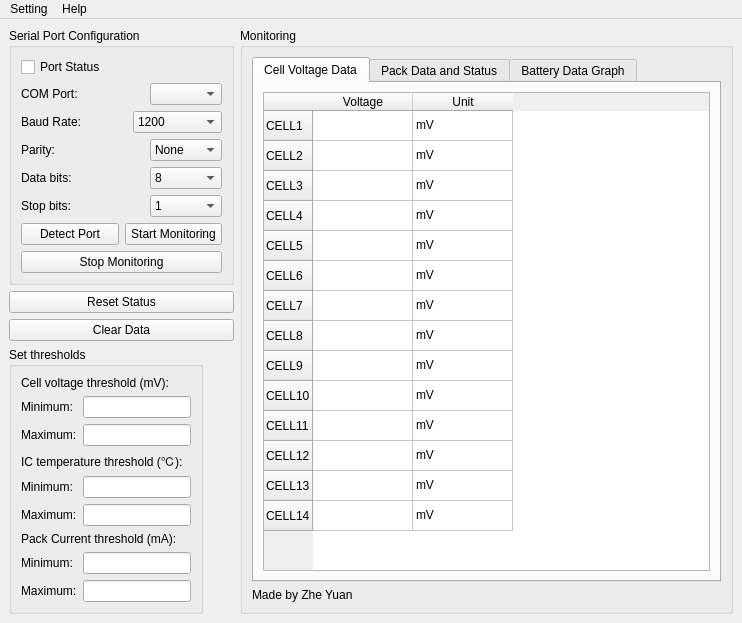
<?xml version="1.0" encoding="UTF-8"?>
<ui version="4.0">
 <class>MainWindow</class>
 <widget class="QMainWindow" name="MainWindow">
  <property name="geometry">
   <rect>
    <x>0</x>
    <y>0</y>
    <width>742</width>
    <height>592</height>
   </rect>
  </property>
  <property name="font">
   <font>
    <family>Arial</family>
   </font>
  </property>
  <property name="windowTitle">
   <string>Third Year Project GUI</string>
  </property>
  <property name="locale">
   <locale language="English" country="UnitedKingdom"/>
  </property>
  <widget class="QWidget" name="centralwidget">
   <layout class="QHBoxLayout" name="centralWidgetLayout">
    <item>
     <layout class="QVBoxLayout" name="leftLayout">
      <item>
       <widget class="QGroupBox" name="portConfigBox">
        <property name="sizePolicy">
         <sizepolicy hsizetype="Fixed" vsizetype="Fixed">
          <horstretch>0</horstretch>
          <verstretch>0</verstretch>
         </sizepolicy>
        </property>
        <property name="font">
         <font>
          <family>Arial</family>
          <bold>false</bold>
         </font>
        </property>
        <property name="title">
         <string>Serial Port Configuration</string>
        </property>
        <layout class="QVBoxLayout" name="portConfigBoxLayout">
         <item>
          <widget class="QCheckBox" name="portStatusDisplay">
           <property name="focusPolicy">
            <enum>Qt::NoFocus</enum>
           </property>
           <property name="text">
            <string>Port Status</string>
           </property>
          </widget>
         </item>
         <item>
          <layout class="QGridLayout" name="serialPortConfigLayout">
           <item row="1" column="0" colspan="2">
            <widget class="QLabel" name="baudRateLabel">
             <property name="text">
              <string>Baud Rate:</string>
             </property>
            </widget>
           </item>
           <item row="0" column="5">
            <widget class="QComboBox" name="portComboBox"/>
           </item>
           <item row="2" column="2" colspan="3">
            <spacer name="horizontalSpacer_3">
             <property name="orientation">
              <enum>Qt::Horizontal</enum>
             </property>
             <property name="sizeHint" stdset="0">
              <size>
               <width>40</width>
               <height>20</height>
              </size>
             </property>
            </spacer>
           </item>
           <item row="3" column="5">
            <widget class="QComboBox" name="dataBitsComboBox">
             <item>
              <property name="text">
               <string>8</string>
              </property>
             </item>
             <item>
              <property name="text">
               <string>7</string>
              </property>
             </item>
             <item>
              <property name="text">
               <string>6</string>
              </property>
             </item>
             <item>
              <property name="text">
               <string>5</string>
              </property>
             </item>
            </widget>
           </item>
           <item row="0" column="2" colspan="3">
            <spacer name="horizontalSpacer_5">
             <property name="orientation">
              <enum>Qt::Horizontal</enum>
             </property>
             <property name="sizeHint" stdset="0">
              <size>
               <width>40</width>
               <height>20</height>
              </size>
             </property>
            </spacer>
           </item>
           <item row="4" column="2" colspan="3">
            <spacer name="horizontalSpacer">
             <property name="orientation">
              <enum>Qt::Horizontal</enum>
             </property>
             <property name="sizeHint" stdset="0">
              <size>
               <width>40</width>
               <height>20</height>
              </size>
             </property>
            </spacer>
           </item>
           <item row="2" column="0" colspan="2">
            <widget class="QLabel" name="parityLabel">
             <property name="text">
              <string>Parity:</string>
             </property>
            </widget>
           </item>
           <item row="4" column="0" colspan="2">
            <widget class="QLabel" name="stopBitsLabel">
             <property name="text">
              <string>Stop bits:</string>
             </property>
            </widget>
           </item>
           <item row="4" column="5">
            <widget class="QComboBox" name="stopBitsComboBox">
             <item>
              <property name="text">
               <string>1</string>
              </property>
             </item>
             <item>
              <property name="text">
               <string>1.5</string>
              </property>
             </item>
             <item>
              <property name="text">
               <string>2</string>
              </property>
             </item>
            </widget>
           </item>
           <item row="0" column="0" colspan="2">
            <widget class="QLabel" name="portLabel">
             <property name="text">
              <string>COM Port:</string>
             </property>
            </widget>
           </item>
           <item row="3" column="0" colspan="2">
            <widget class="QLabel" name="dataBitsLabel">
             <property name="text">
              <string>Data bits:</string>
             </property>
            </widget>
           </item>
           <item row="2" column="5">
            <widget class="QComboBox" name="parityComboBox">
             <item>
              <property name="text">
               <string>None</string>
              </property>
             </item>
             <item>
              <property name="text">
               <string>Odd</string>
              </property>
             </item>
             <item>
              <property name="text">
               <string>Even</string>
              </property>
             </item>
            </widget>
           </item>
           <item row="3" column="2" colspan="3">
            <spacer name="horizontalSpacer_2">
             <property name="orientation">
              <enum>Qt::Horizontal</enum>
             </property>
             <property name="sizeHint" stdset="0">
              <size>
               <width>40</width>
               <height>20</height>
              </size>
             </property>
            </spacer>
           </item>
           <item row="1" column="2" colspan="2">
            <spacer name="horizontalSpacer_4">
             <property name="orientation">
              <enum>Qt::Horizontal</enum>
             </property>
             <property name="sizeHint" stdset="0">
              <size>
               <width>40</width>
               <height>20</height>
              </size>
             </property>
            </spacer>
           </item>
           <item row="1" column="4" colspan="2">
            <widget class="QComboBox" name="baudRateComboBox">
             <item>
              <property name="text">
               <string>1200</string>
              </property>
             </item>
             <item>
              <property name="text">
               <string>1800</string>
              </property>
             </item>
             <item>
              <property name="text">
               <string>2400</string>
              </property>
             </item>
             <item>
              <property name="text">
               <string>4800</string>
              </property>
             </item>
             <item>
              <property name="text">
               <string>9600</string>
              </property>
             </item>
             <item>
              <property name="text">
               <string>19200</string>
              </property>
             </item>
             <item>
              <property name="text">
               <string>38400</string>
              </property>
             </item>
             <item>
              <property name="text">
               <string>57600</string>
              </property>
             </item>
             <item>
              <property name="text">
               <string>115200</string>
              </property>
             </item>
             <item>
              <property name="text">
               <string>230400</string>
              </property>
             </item>
             <item>
              <property name="text">
               <string>460800</string>
              </property>
             </item>
             <item>
              <property name="text">
               <string>500000</string>
              </property>
             </item>
             <item>
              <property name="text">
               <string>576000</string>
              </property>
             </item>
             <item>
              <property name="text">
               <string>921600</string>
              </property>
             </item>
            </widget>
           </item>
          </layout>
         </item>
         <item>
          <layout class="QGridLayout" name="serialPortButtonLayout">
           <item row="0" column="0">
            <widget class="QPushButton" name="detectPortButton">
             <property name="text">
              <string>Detect Port</string>
             </property>
            </widget>
           </item>
           <item row="0" column="1">
            <widget class="QPushButton" name="startButton">
             <property name="text">
              <string>Start Monitoring</string>
             </property>
            </widget>
           </item>
           <item row="1" column="0" colspan="2">
            <widget class="QPushButton" name="stopButton">
             <property name="text">
              <string>Stop Monitoring</string>
             </property>
            </widget>
           </item>
          </layout>
         </item>
        </layout>
       </widget>
      </item>
      <item>
       <widget class="QPushButton" name="resetStatusButton">
        <property name="sizePolicy">
         <sizepolicy hsizetype="Minimum" vsizetype="Fixed">
          <horstretch>0</horstretch>
          <verstretch>0</verstretch>
         </sizepolicy>
        </property>
        <property name="text">
         <string>Reset Status</string>
        </property>
       </widget>
      </item>
      <item>
       <widget class="QPushButton" name="clearDataButton">
        <property name="sizePolicy">
         <sizepolicy hsizetype="Minimum" vsizetype="Fixed">
          <horstretch>0</horstretch>
          <verstretch>0</verstretch>
         </sizepolicy>
        </property>
        <property name="text">
         <string>Clear Data</string>
        </property>
       </widget>
      </item>
      <item>
       <widget class="QGroupBox" name="thresholdGroupBox">
        <property name="sizePolicy">
         <sizepolicy hsizetype="Fixed" vsizetype="Fixed">
          <horstretch>0</horstretch>
          <verstretch>0</verstretch>
         </sizepolicy>
        </property>
        <property name="title">
         <string>Set thresholds</string>
        </property>
        <layout class="QVBoxLayout" name="thresholdGroupBoxLayout">
         <item>
          <widget class="QLabel" name="voltageThresholdLabel">
           <property name="text">
            <string>Cell voltage threshold (mV):</string>
           </property>
          </widget>
         </item>
         <item>
          <layout class="QGridLayout" name="voltageThresholdLayout">
           <item row="1" column="0">
            <widget class="QLabel" name="voltageMaxLabel">
             <property name="text">
              <string>Maximum:</string>
             </property>
            </widget>
           </item>
           <item row="0" column="0">
            <widget class="QLabel" name="voltageMiniLabel">
             <property name="text">
              <string>Minimum:</string>
             </property>
            </widget>
           </item>
           <item row="0" column="1">
            <widget class="QLineEdit" name="voltageMiniLineEdit">
             <property name="acceptDrops">
              <bool>false</bool>
             </property>
            </widget>
           </item>
           <item row="1" column="1">
            <widget class="QLineEdit" name="voltageMaxLineEdit">
             <property name="acceptDrops">
              <bool>false</bool>
             </property>
            </widget>
           </item>
          </layout>
         </item>
         <item>
          <widget class="QLabel" name="tempThresholdLabel">
           <property name="text">
            <string>IC temperature threshold (℃):</string>
           </property>
          </widget>
         </item>
         <item>
          <layout class="QGridLayout" name="tempThresholdLayout">
           <item row="1" column="0">
            <widget class="QLabel" name="tempMaxLabel">
             <property name="text">
              <string>Maximum:</string>
             </property>
            </widget>
           </item>
           <item row="0" column="0">
            <widget class="QLabel" name="tempMiniLabel">
             <property name="text">
              <string>Minimum:</string>
             </property>
            </widget>
           </item>
           <item row="0" column="1">
            <widget class="QLineEdit" name="tempMiniLineEdit">
             <property name="acceptDrops">
              <bool>false</bool>
             </property>
            </widget>
           </item>
           <item row="1" column="1">
            <widget class="QLineEdit" name="tempMaxLineEdit">
             <property name="acceptDrops">
              <bool>false</bool>
             </property>
            </widget>
           </item>
          </layout>
         </item>
         <item>
          <widget class="QLabel" name="currentThresholdLabel">
           <property name="text">
            <string>Pack Current threshold (mA):</string>
           </property>
          </widget>
         </item>
         <item>
          <layout class="QGridLayout" name="currentThresholdLayout">
           <item row="0" column="0">
            <widget class="QLabel" name="currentMiniLabel">
             <property name="text">
              <string>Minimum:</string>
             </property>
            </widget>
           </item>
           <item row="1" column="0">
            <widget class="QLabel" name="currentMaxLabel">
             <property name="text">
              <string>Maximum:</string>
             </property>
            </widget>
           </item>
           <item row="0" column="1">
            <widget class="QLineEdit" name="currentMiniLineEdit">
             <property name="acceptDrops">
              <bool>false</bool>
             </property>
            </widget>
           </item>
           <item row="1" column="1">
            <widget class="QLineEdit" name="currentMaxLineEdit">
             <property name="acceptDrops">
              <bool>false</bool>
             </property>
            </widget>
           </item>
          </layout>
         </item>
        </layout>
       </widget>
      </item>
     </layout>
    </item>
    <item>
     <widget class="QGroupBox" name="monitorGroupBox">
      <property name="title">
       <string>Monitoring</string>
      </property>
      <layout class="QVBoxLayout" name="monitorGroupBoxLayout">
       <item>
        <widget class="QTabWidget" name="monitorWindowTab">
         <property name="currentIndex">
          <number>0</number>
         </property>
         <widget class="QWidget" name="batteryData_1">
          <property name="enabled">
           <bool>true</bool>
          </property>
          <attribute name="title">
           <string>Cell Voltage Data</string>
          </attribute>
          <layout class="QVBoxLayout" name="batteryData_1Layout">
           <item>
            <widget class="QTableWidget" name="voltageTable">
             <property name="focusPolicy">
              <enum>Qt::NoFocus</enum>
             </property>
             <row>
              <property name="text">
               <string>CELL1</string>
              </property>
             </row>
             <row>
              <property name="text">
               <string>CELL2</string>
              </property>
             </row>
             <row>
              <property name="text">
               <string>CELL3</string>
              </property>
             </row>
             <row>
              <property name="text">
               <string>CELL4</string>
              </property>
             </row>
             <row>
              <property name="text">
               <string>CELL5</string>
              </property>
             </row>
             <row>
              <property name="text">
               <string>CELL6</string>
              </property>
             </row>
             <row>
              <property name="text">
               <string>CELL7</string>
              </property>
             </row>
             <row>
              <property name="text">
               <string>CELL8</string>
              </property>
             </row>
             <row>
              <property name="text">
               <string>CELL9</string>
              </property>
             </row>
             <row>
              <property name="text">
               <string>CELL10</string>
              </property>
             </row>
             <row>
              <property name="text">
               <string>CELL11</string>
              </property>
             </row>
             <row>
              <property name="text">
               <string>CELL12</string>
              </property>
             </row>
             <row>
              <property name="text">
               <string>CELL13</string>
              </property>
             </row>
             <row>
              <property name="text">
               <string>CELL14</string>
              </property>
             </row>
             <column>
              <property name="text">
               <string>Voltage</string>
              </property>
             </column>
             <column>
              <property name="text">
               <string>Unit</string>
              </property>
             </column>
             <item row="0" column="1">
              <property name="text">
               <string>mV</string>
              </property>
             </item>
             <item row="1" column="1">
              <property name="text">
               <string>mV</string>
              </property>
             </item>
             <item row="2" column="1">
              <property name="text">
               <string>mV</string>
              </property>
             </item>
             <item row="3" column="1">
              <property name="text">
               <string>mV</string>
              </property>
             </item>
             <item row="4" column="1">
              <property name="text">
               <string>mV</string>
              </property>
             </item>
             <item row="5" column="1">
              <property name="text">
               <string>mV</string>
              </property>
             </item>
             <item row="6" column="1">
              <property name="text">
               <string>mV</string>
              </property>
             </item>
             <item row="7" column="1">
              <property name="text">
               <string>mV</string>
              </property>
             </item>
             <item row="8" column="1">
              <property name="text">
               <string>mV</string>
              </property>
             </item>
             <item row="9" column="1">
              <property name="text">
               <string>mV</string>
              </property>
             </item>
             <item row="10" column="1">
              <property name="text">
               <string>mV</string>
              </property>
             </item>
             <item row="11" column="1">
              <property name="text">
               <string>mV</string>
              </property>
             </item>
             <item row="12" column="1">
              <property name="text">
               <string>mV</string>
              </property>
             </item>
             <item row="13" column="1">
              <property name="text">
               <string>mV</string>
              </property>
             </item>
            </widget>
           </item>
          </layout>
         </widget>
         <widget class="QWidget" name="batteryData_2">
          <attribute name="title">
           <string>Pack Data and Status</string>
          </attribute>
          <layout class="QVBoxLayout" name="batteryData_2Layout">
           <item>
            <widget class="QGroupBox" name="packMonitoringGroupBox">
             <property name="title">
              <string>Pack Monitoring</string>
             </property>
             <layout class="QGridLayout" name="packMonitoringGroupBoxLayout">
              <item row="1" column="7">
               <widget class="QLabel" name="packCurrentUnit">
                <property name="text">
                 <string>A</string>
                </property>
               </widget>
              </item>
              <item row="2" column="7">
               <widget class="QLabel" name="ICTempUnit">
                <property name="text">
                 <string>℃</string>
                </property>
               </widget>
              </item>
              <item row="1" column="0">
               <widget class="QLabel" name="packCurrentLabel">
                <property name="text">
                 <string>Current:</string>
                </property>
               </widget>
              </item>
              <item row="0" column="0" colspan="3">
               <widget class="QLabel" name="packVoltageLabel">
                <property name="text">
                 <string>StackVoltage:</string>
                </property>
               </widget>
              </item>
              <item row="2" column="6">
               <widget class="QLineEdit" name="ICTempLineEdit">
                <property name="focusPolicy">
                 <enum>Qt::NoFocus</enum>
                </property>
                <property name="acceptDrops">
                 <bool>false</bool>
                </property>
               </widget>
              </item>
              <item row="2" column="0" colspan="4">
               <widget class="QLabel" name="ICTempLabel">
                <property name="text">
                 <string>MC33771C temperature:</string>
                </property>
               </widget>
              </item>
              <item row="0" column="7">
               <widget class="QLabel" name="packVoltageUnit">
                <property name="text">
                 <string>mV</string>
                </property>
               </widget>
              </item>
              <item row="2" column="5">
               <spacer name="horizontalSpacer_10">
                <property name="orientation">
                 <enum>Qt::Horizontal</enum>
                </property>
                <property name="sizeHint" stdset="0">
                 <size>
                  <width>40</width>
                  <height>20</height>
                 </size>
                </property>
               </spacer>
              </item>
              <item row="1" column="6">
               <widget class="QLineEdit" name="packCurrentLineEdit">
                <property name="focusPolicy">
                 <enum>Qt::NoFocus</enum>
                </property>
                <property name="acceptDrops">
                 <bool>false</bool>
                </property>
               </widget>
              </item>
              <item row="1" column="1" colspan="5">
               <spacer name="horizontalSpacer_9">
                <property name="orientation">
                 <enum>Qt::Horizontal</enum>
                </property>
                <property name="sizeHint" stdset="0">
                 <size>
                  <width>40</width>
                  <height>20</height>
                 </size>
                </property>
               </spacer>
              </item>
              <item row="0" column="6">
               <widget class="QLineEdit" name="packVoltageLineEdit">
                <property name="enabled">
                 <bool>true</bool>
                </property>
                <property name="focusPolicy">
                 <enum>Qt::NoFocus</enum>
                </property>
                <property name="acceptDrops">
                 <bool>false</bool>
                </property>
               </widget>
              </item>
              <item row="0" column="3" colspan="3">
               <spacer name="horizontalSpacer_8">
                <property name="orientation">
                 <enum>Qt::Horizontal</enum>
                </property>
                <property name="sizeHint" stdset="0">
                 <size>
                  <width>40</width>
                  <height>20</height>
                 </size>
                </property>
               </spacer>
              </item>
             </layout>
            </widget>
           </item>
           <item>
            <widget class="QGroupBox" name="statusGroupBox">
             <property name="title">
              <string>Status</string>
             </property>
             <layout class="QVBoxLayout" name="verticalLayout">
              <item>
               <layout class="QGridLayout" name="batteryStatusLayout">
                <item row="2" column="3">
                 <widget class="QPushButton" name="Cell12StatusDisplay">
                  <property name="font">
                   <font>
                    <family>Arial</family>
                    <bold>true</bold>
                   </font>
                  </property>
                  <property name="focusPolicy">
                   <enum>Qt::NoFocus</enum>
                  </property>
                  <property name="styleSheet">
                   <string notr="true">background-color: rgb(0, 255, 0);</string>
                  </property>
                  <property name="text">
                   <string>Cell12</string>
                  </property>
                 </widget>
                </item>
                <item row="1" column="0">
                 <widget class="QPushButton" name="Cell5StatusDisplay">
                  <property name="font">
                   <font>
                    <family>Arial</family>
                    <bold>true</bold>
                   </font>
                  </property>
                  <property name="focusPolicy">
                   <enum>Qt::NoFocus</enum>
                  </property>
                  <property name="styleSheet">
                   <string notr="true">background-color: rgb(0, 255, 0);</string>
                  </property>
                  <property name="text">
                   <string>Cell5</string>
                  </property>
                 </widget>
                </item>
                <item row="3" column="1">
                 <widget class="QPushButton" name="Cell14StatusDisplay">
                  <property name="font">
                   <font>
                    <family>Arial</family>
                    <bold>true</bold>
                    <strikeout>false</strikeout>
                   </font>
                  </property>
                  <property name="focusPolicy">
                   <enum>Qt::NoFocus</enum>
                  </property>
                  <property name="styleSheet">
                   <string notr="true">background-color: rgb(0, 255, 0);</string>
                  </property>
                  <property name="text">
                   <string>Cell14</string>
                  </property>
                 </widget>
                </item>
                <item row="0" column="0">
                 <widget class="QPushButton" name="Cell1StatusDisplay">
                  <property name="font">
                   <font>
                    <family>Arial</family>
                    <bold>true</bold>
                   </font>
                  </property>
                  <property name="focusPolicy">
                   <enum>Qt::NoFocus</enum>
                  </property>
                  <property name="styleSheet">
                   <string notr="true">background-color: rgb(0, 255, 0);</string>
                  </property>
                  <property name="text">
                   <string>Cell1</string>
                  </property>
                 </widget>
                </item>
                <item row="0" column="3">
                 <widget class="QPushButton" name="Cell4StatusDisplay">
                  <property name="font">
                   <font>
                    <family>Arial</family>
                    <bold>true</bold>
                   </font>
                  </property>
                  <property name="focusPolicy">
                   <enum>Qt::NoFocus</enum>
                  </property>
                  <property name="styleSheet">
                   <string notr="true">background-color: rgb(0, 255, 0);</string>
                  </property>
                  <property name="text">
                   <string>Cell4</string>
                  </property>
                 </widget>
                </item>
                <item row="0" column="2">
                 <widget class="QPushButton" name="Cell3StatusDisplay">
                  <property name="font">
                   <font>
                    <family>Arial</family>
                    <bold>true</bold>
                   </font>
                  </property>
                  <property name="focusPolicy">
                   <enum>Qt::NoFocus</enum>
                  </property>
                  <property name="styleSheet">
                   <string notr="true">background-color: rgb(0, 255, 0);</string>
                  </property>
                  <property name="text">
                   <string>Cell3</string>
                  </property>
                 </widget>
                </item>
                <item row="1" column="3">
                 <widget class="QPushButton" name="Cell8StatusDisplay">
                  <property name="font">
                   <font>
                    <family>Arial</family>
                    <bold>true</bold>
                   </font>
                  </property>
                  <property name="focusPolicy">
                   <enum>Qt::NoFocus</enum>
                  </property>
                  <property name="styleSheet">
                   <string notr="true">background-color: rgb(0, 255, 0);</string>
                  </property>
                  <property name="text">
                   <string>Cell8</string>
                  </property>
                 </widget>
                </item>
                <item row="2" column="1">
                 <widget class="QPushButton" name="Cell10StatusDisplay">
                  <property name="font">
                   <font>
                    <family>Arial</family>
                    <bold>true</bold>
                   </font>
                  </property>
                  <property name="focusPolicy">
                   <enum>Qt::NoFocus</enum>
                  </property>
                  <property name="styleSheet">
                   <string notr="true">background-color: rgb(0, 255, 0);</string>
                  </property>
                  <property name="text">
                   <string>Cell10</string>
                  </property>
                 </widget>
                </item>
                <item row="0" column="1">
                 <widget class="QPushButton" name="Cell2StatusDisplay">
                  <property name="font">
                   <font>
                    <family>Arial</family>
                    <bold>true</bold>
                   </font>
                  </property>
                  <property name="focusPolicy">
                   <enum>Qt::NoFocus</enum>
                  </property>
                  <property name="styleSheet">
                   <string notr="true">background-color: rgb(0, 255, 0);</string>
                  </property>
                  <property name="text">
                   <string>Cell2</string>
                  </property>
                 </widget>
                </item>
                <item row="1" column="1">
                 <widget class="QPushButton" name="Cell6StatusDisplay">
                  <property name="font">
                   <font>
                    <family>Arial</family>
                    <bold>true</bold>
                   </font>
                  </property>
                  <property name="focusPolicy">
                   <enum>Qt::NoFocus</enum>
                  </property>
                  <property name="styleSheet">
                   <string notr="true">background-color: rgb(0, 255, 0);</string>
                  </property>
                  <property name="text">
                   <string>Cell6</string>
                  </property>
                 </widget>
                </item>
                <item row="1" column="2">
                 <widget class="QPushButton" name="Cell7StatusDisplay">
                  <property name="font">
                   <font>
                    <family>Arial</family>
                    <bold>true</bold>
                   </font>
                  </property>
                  <property name="focusPolicy">
                   <enum>Qt::NoFocus</enum>
                  </property>
                  <property name="styleSheet">
                   <string notr="true">background-color: rgb(0, 255, 0);</string>
                  </property>
                  <property name="text">
                   <string>Cell7</string>
                  </property>
                 </widget>
                </item>
                <item row="2" column="0">
                 <widget class="QPushButton" name="Cell9StatusDisplay">
                  <property name="font">
                   <font>
                    <family>Arial</family>
                    <bold>true</bold>
                   </font>
                  </property>
                  <property name="focusPolicy">
                   <enum>Qt::NoFocus</enum>
                  </property>
                  <property name="styleSheet">
                   <string notr="true">background-color: rgb(0, 255, 0);</string>
                  </property>
                  <property name="text">
                   <string>Cell9</string>
                  </property>
                 </widget>
                </item>
                <item row="2" column="2">
                 <widget class="QPushButton" name="Cell11StatusDisplay">
                  <property name="font">
                   <font>
                    <family>Arial</family>
                    <bold>true</bold>
                   </font>
                  </property>
                  <property name="focusPolicy">
                   <enum>Qt::NoFocus</enum>
                  </property>
                  <property name="styleSheet">
                   <string notr="true">background-color: rgb(0, 255, 0);</string>
                  </property>
                  <property name="text">
                   <string>Cell11</string>
                  </property>
                 </widget>
                </item>
                <item row="3" column="0">
                 <widget class="QPushButton" name="Cell13StatusDisplay">
                  <property name="font">
                   <font>
                    <family>Arial</family>
                    <bold>true</bold>
                   </font>
                  </property>
                  <property name="focusPolicy">
                   <enum>Qt::NoFocus</enum>
                  </property>
                  <property name="styleSheet">
                   <string notr="true">background-color: rgb(0, 255, 0);</string>
                  </property>
                  <property name="text">
                   <string>Cell13</string>
                  </property>
                 </widget>
                </item>
               </layout>
              </item>
              <item>
               <layout class="QGridLayout" name="PackStatusLayout">
                <item row="0" column="0" rowspan="4">
                 <widget class="QLabel" name="packStatusLabel">
                  <property name="font">
                   <font>
                    <family>Arial</family>
                    <bold>true</bold>
                   </font>
                  </property>
                  <property name="text">
                   <string>Pack Status:</string>
                  </property>
                 </widget>
                </item>
                <item row="0" column="1" rowspan="2">
                 <spacer name="horizontalSpacer_11">
                  <property name="orientation">
                   <enum>Qt::Horizontal</enum>
                  </property>
                  <property name="sizeHint" stdset="0">
                   <size>
                    <width>40</width>
                    <height>20</height>
                   </size>
                  </property>
                 </spacer>
                </item>
                <item row="2" column="2" rowspan="2">
                 <widget class="QLabel" name="packCurrentStatusLabel">
                  <property name="font">
                   <font>
                    <family>Arial</family>
                    <bold>true</bold>
                   </font>
                  </property>
                  <property name="text">
                   <string>Current:</string>
                  </property>
                 </widget>
                </item>
                <item row="0" column="3" rowspan="2">
                 <widget class="QLineEdit" name="packVoltageStatusDisplay">
                  <property name="mouseTracking">
                   <bool>false</bool>
                  </property>
                  <property name="focusPolicy">
                   <enum>Qt::NoFocus</enum>
                  </property>
                  <property name="acceptDrops">
                   <bool>false</bool>
                  </property>
                  <property name="styleSheet">
                   <string notr="true">background-color: rgb(0, 255, 0);</string>
                  </property>
                 </widget>
                </item>
                <item row="2" column="3" rowspan="2">
                 <widget class="QLineEdit" name="packCurrentStatusDisplay">
                  <property name="sizePolicy">
                   <sizepolicy hsizetype="Expanding" vsizetype="Fixed">
                    <horstretch>0</horstretch>
                    <verstretch>0</verstretch>
                   </sizepolicy>
                  </property>
                  <property name="mouseTracking">
                   <bool>false</bool>
                  </property>
                  <property name="focusPolicy">
                   <enum>Qt::NoFocus</enum>
                  </property>
                  <property name="acceptDrops">
                   <bool>false</bool>
                  </property>
                  <property name="styleSheet">
                   <string notr="true">background-color: rgb(0, 255, 0);</string>
                  </property>
                 </widget>
                </item>
                <item row="2" column="1" rowspan="2">
                 <spacer name="horizontalSpacer_12">
                  <property name="orientation">
                   <enum>Qt::Horizontal</enum>
                  </property>
                  <property name="sizeHint" stdset="0">
                   <size>
                    <width>40</width>
                    <height>20</height>
                   </size>
                  </property>
                 </spacer>
                </item>
                <item row="0" column="2" rowspan="2">
                 <widget class="QLabel" name="packVoltageStatusLabel">
                  <property name="font">
                   <font>
                    <family>Arial</family>
                    <bold>true</bold>
                   </font>
                  </property>
                  <property name="text">
                   <string>Voltage:</string>
                  </property>
                 </widget>
                </item>
               </layout>
              </item>
              <item>
               <layout class="QHBoxLayout" name="ICStatusLayout">
                <item>
                 <widget class="QLabel" name="ICStatusLabel">
                  <property name="font">
                   <font>
                    <family>Arial</family>
                    <bold>true</bold>
                   </font>
                  </property>
                  <property name="text">
                   <string>IC Status:</string>
                  </property>
                 </widget>
                </item>
                <item>
                 <spacer name="horizontalSpacer_7">
                  <property name="orientation">
                   <enum>Qt::Horizontal</enum>
                  </property>
                  <property name="sizeHint" stdset="0">
                   <size>
                    <width>40</width>
                    <height>20</height>
                   </size>
                  </property>
                 </spacer>
                </item>
                <item>
                 <widget class="QLineEdit" name="ICStatusDisplay">
                  <property name="focusPolicy">
                   <enum>Qt::NoFocus</enum>
                  </property>
                  <property name="acceptDrops">
                   <bool>false</bool>
                  </property>
                  <property name="styleSheet">
                   <string notr="true">background-color: rgb(0, 255, 0);</string>
                  </property>
                 </widget>
                </item>
               </layout>
              </item>
             </layout>
            </widget>
           </item>
          </layout>
         </widget>
         <widget class="QWidget" name="batteryData_3">
          <attribute name="title">
           <string>Battery Data Graph</string>
          </attribute>
          <layout class="QVBoxLayout" name="batteryData_3Layout"/>
         </widget>
        </widget>
       </item>
       <item>
        <widget class="QLabel" name="nameLabel">
         <property name="layoutDirection">
          <enum>Qt::LeftToRight</enum>
         </property>
         <property name="text">
          <string>Made by Zhe Yuan</string>
         </property>
        </widget>
       </item>
      </layout>
     </widget>
    </item>
   </layout>
  </widget>
  <widget class="QMenuBar" name="menubar">
   <property name="geometry">
    <rect>
     <x>0</x>
     <y>0</y>
     <width>742</width>
     <height>20</height>
    </rect>
   </property>
   <widget class="QMenu" name="menuSetting">
    <property name="title">
     <string>Setting</string>
    </property>
    <addaction name="actionConnect"/>
    <addaction name="actionDetectPort"/>
   </widget>
   <widget class="QMenu" name="menuHelp">
    <property name="title">
     <string>Help</string>
    </property>
    <addaction name="actionHelp"/>
    <addaction name="separator"/>
    <addaction name="actionAbout"/>
   </widget>
   <addaction name="menuSetting"/>
   <addaction name="menuHelp"/>
  </widget>
  <action name="actionConnect">
   <property name="text">
    <string>Connect</string>
   </property>
  </action>
  <action name="actionDetectPort">
   <property name="text">
    <string>Detect Port</string>
   </property>
  </action>
  <action name="actionChangeUnitV">
   <property name="text">
    <string>V</string>
   </property>
  </action>
  <action name="actionChangeUnitmV">
   <property name="text">
    <string>mV</string>
   </property>
  </action>
  <action name="actionChangeUnitA">
   <property name="text">
    <string>A</string>
   </property>
  </action>
  <action name="actionChangeUnitmA">
   <property name="text">
    <string>mA</string>
   </property>
  </action>
  <action name="actionChangeUnitC">
   <property name="text">
    <string>℃</string>
   </property>
  </action>
  <action name="action_2">
   <property name="text">
    <string>℉</string>
   </property>
  </action>
  <action name="actionHelp">
   <property name="text">
    <string>Help</string>
   </property>
  </action>
  <action name="actionAbout">
   <property name="text">
    <string>About</string>
   </property>
  </action>
 </widget>
 <resources/>
 <connections/>
</ui>
